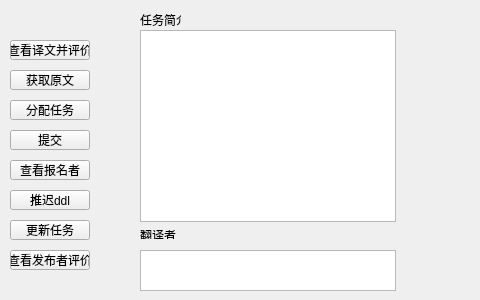
<?xml version="1.0" encoding="UTF-8"?>
<ui version="4.0">
 <class>user_ui_task</class>
 <widget class="QStackedWidget" name="user_ui_task">
  <property name="geometry">
   <rect>
    <x>0</x>
    <y>0</y>
    <width>480</width>
    <height>300</height>
   </rect>
  </property>
  <property name="windowTitle">
   <string>StackedWidget</string>
  </property>
  <property name="currentIndex">
   <number>1</number>
  </property>
  <widget class="QWidget" name="page_r">
   <widget class="QPushButton" name="pushButton_derive_r">
    <property name="geometry">
     <rect>
      <x>20</x>
      <y>80</y>
      <width>80</width>
      <height>20</height>
     </rect>
    </property>
    <property name="text">
     <string>获取原文</string>
    </property>
   </widget>
   <widget class="QPushButton" name="pushButton_modify_r">
    <property name="geometry">
     <rect>
      <x>20</x>
      <y>110</y>
      <width>80</width>
      <height>20</height>
     </rect>
    </property>
    <property name="text">
     <string>修改原文</string>
    </property>
   </widget>
   <widget class="QPushButton" name="pushButton_view_r">
    <property name="geometry">
     <rect>
      <x>20</x>
      <y>50</y>
      <width>80</width>
      <height>20</height>
     </rect>
    </property>
    <property name="text">
     <string>查看译文</string>
    </property>
   </widget>
   <widget class="QPushButton" name="pushButton_sure_r">
    <property name="geometry">
     <rect>
      <x>20</x>
      <y>170</y>
      <width>80</width>
      <height>20</height>
     </rect>
    </property>
    <property name="text">
     <string>确认完成</string>
    </property>
   </widget>
   <widget class="QPushButton" name="pushButton_view_signup_r">
    <property name="geometry">
     <rect>
      <x>20</x>
      <y>200</y>
      <width>80</width>
      <height>20</height>
     </rect>
    </property>
    <property name="text">
     <string>负责人报名</string>
    </property>
   </widget>
   <widget class="QPushButton" name="btn_delay_r">
    <property name="geometry">
     <rect>
      <x>20</x>
      <y>230</y>
      <width>80</width>
      <height>20</height>
     </rect>
    </property>
    <property name="text">
     <string>推迟ddl</string>
    </property>
   </widget>
   <widget class="QTextBrowser" name="textBrowser_subtitle_1">
    <property name="geometry">
     <rect>
      <x>140</x>
      <y>30</y>
      <width>256</width>
      <height>192</height>
     </rect>
    </property>
   </widget>
   <widget class="QLabel" name="label">
    <property name="geometry">
     <rect>
      <x>140</x>
      <y>10</y>
      <width>41</width>
      <height>20</height>
     </rect>
    </property>
    <property name="text">
     <string>任务简介</string>
    </property>
   </widget>
   <widget class="QLabel" name="label_2">
    <property name="geometry">
     <rect>
      <x>140</x>
      <y>230</y>
      <width>41</width>
      <height>9</height>
     </rect>
    </property>
    <property name="text">
     <string>翻译者</string>
    </property>
   </widget>
   <widget class="QTextBrowser" name="textBrowser_tran">
    <property name="geometry">
     <rect>
      <x>140</x>
      <y>250</y>
      <width>256</width>
      <height>41</height>
     </rect>
    </property>
   </widget>
   <widget class="QPushButton" name="pushButton_view_signu_r_re">
    <property name="geometry">
     <rect>
      <x>20</x>
      <y>140</y>
      <width>80</width>
      <height>20</height>
     </rect>
    </property>
    <property name="text">
     <string>审核者报名</string>
    </property>
   </widget>
   <widget class="QPushButton" name="pushButton_del">
    <property name="geometry">
     <rect>
      <x>20</x>
      <y>260</y>
      <width>80</width>
      <height>20</height>
     </rect>
    </property>
    <property name="text">
     <string>删除该任务</string>
    </property>
   </widget>
  </widget>
  <widget class="QWidget" name="page_c">
   <widget class="QPushButton" name="pushButton_c_view">
    <property name="geometry">
     <rect>
      <x>10</x>
      <y>40</y>
      <width>80</width>
      <height>20</height>
     </rect>
    </property>
    <property name="text">
     <string>查看译文并评价</string>
    </property>
   </widget>
   <widget class="QPushButton" name="pushButton_c_derive">
    <property name="geometry">
     <rect>
      <x>10</x>
      <y>70</y>
      <width>80</width>
      <height>20</height>
     </rect>
    </property>
    <property name="text">
     <string>获取原文</string>
    </property>
   </widget>
   <widget class="QPushButton" name="pushButton_c_submit">
    <property name="geometry">
     <rect>
      <x>10</x>
      <y>130</y>
      <width>80</width>
      <height>20</height>
     </rect>
    </property>
    <property name="text">
     <string>提交</string>
    </property>
   </widget>
   <widget class="QPushButton" name="pushButton_c_allco">
    <property name="geometry">
     <rect>
      <x>10</x>
      <y>100</y>
      <width>80</width>
      <height>20</height>
     </rect>
    </property>
    <property name="text">
     <string>分配任务</string>
    </property>
   </widget>
   <widget class="QPushButton" name="pushButton_view_singnup_c">
    <property name="geometry">
     <rect>
      <x>10</x>
      <y>160</y>
      <width>80</width>
      <height>20</height>
     </rect>
    </property>
    <property name="text">
     <string>查看报名者</string>
    </property>
   </widget>
   <widget class="QPushButton" name="btn_delay_c">
    <property name="geometry">
     <rect>
      <x>10</x>
      <y>190</y>
      <width>80</width>
      <height>20</height>
     </rect>
    </property>
    <property name="text">
     <string>推迟ddl</string>
    </property>
   </widget>
   <widget class="QTextBrowser" name="textBrowser_subtitle_2">
    <property name="geometry">
     <rect>
      <x>140</x>
      <y>30</y>
      <width>256</width>
      <height>192</height>
     </rect>
    </property>
   </widget>
   <widget class="QLabel" name="label_20">
    <property name="geometry">
     <rect>
      <x>140</x>
      <y>10</y>
      <width>41</width>
      <height>20</height>
     </rect>
    </property>
    <property name="text">
     <string>任务简介</string>
    </property>
   </widget>
   <widget class="QLabel" name="label_3">
    <property name="geometry">
     <rect>
      <x>140</x>
      <y>230</y>
      <width>41</width>
      <height>9</height>
     </rect>
    </property>
    <property name="text">
     <string>翻译者</string>
    </property>
   </widget>
   <widget class="QTextBrowser" name="textBrowser_tran_c">
    <property name="geometry">
     <rect>
      <x>140</x>
      <y>250</y>
      <width>256</width>
      <height>41</height>
     </rect>
    </property>
   </widget>
   <widget class="QPushButton" name="pushButton_update">
    <property name="geometry">
     <rect>
      <x>10</x>
      <y>220</y>
      <width>80</width>
      <height>20</height>
     </rect>
    </property>
    <property name="text">
     <string>更新任务</string>
    </property>
   </widget>
   <widget class="QPushButton" name="pushButton_3">
    <property name="geometry">
     <rect>
      <x>10</x>
      <y>250</y>
      <width>80</width>
      <height>20</height>
     </rect>
    </property>
    <property name="text">
     <string>查看发布者评价</string>
    </property>
   </widget>
  </widget>
  <widget class="QWidget" name="page">
   <widget class="QPushButton" name="btn_look_my_translation">
    <property name="geometry">
     <rect>
      <x>0</x>
      <y>70</y>
      <width>80</width>
      <height>20</height>
     </rect>
    </property>
    <property name="text">
     <string>我的译文</string>
    </property>
   </widget>
   <widget class="QPushButton" name="pushButton_view_o_t">
    <property name="geometry">
     <rect>
      <x>0</x>
      <y>100</y>
      <width>80</width>
      <height>20</height>
     </rect>
    </property>
    <property name="text">
     <string>查看原文</string>
    </property>
   </widget>
   <widget class="QPushButton" name="pushButton_t_tr">
    <property name="geometry">
     <rect>
      <x>0</x>
      <y>130</y>
      <width>80</width>
      <height>20</height>
     </rect>
    </property>
    <property name="text">
     <string>继续翻译</string>
    </property>
   </widget>
   <widget class="QPushButton" name="pushButton_t_submit">
    <property name="geometry">
     <rect>
      <x>0</x>
      <y>160</y>
      <width>80</width>
      <height>20</height>
     </rect>
    </property>
    <property name="text">
     <string>提交译文</string>
    </property>
   </widget>
   <widget class="QTextBrowser" name="textBrowser_subtitle_3">
    <property name="geometry">
     <rect>
      <x>140</x>
      <y>30</y>
      <width>256</width>
      <height>192</height>
     </rect>
    </property>
   </widget>
   <widget class="QLabel" name="label_4">
    <property name="geometry">
     <rect>
      <x>140</x>
      <y>10</y>
      <width>41</width>
      <height>20</height>
     </rect>
    </property>
    <property name="text">
     <string>任务简介</string>
    </property>
   </widget>
   <widget class="QPushButton" name="pushButton">
    <property name="geometry">
     <rect>
      <x>0</x>
      <y>190</y>
      <width>80</width>
      <height>20</height>
     </rect>
    </property>
    <property name="text">
     <string>查看负责人评价</string>
    </property>
   </widget>
   <widget class="QPushButton" name="pushButton_2">
    <property name="geometry">
     <rect>
      <x>0</x>
      <y>40</y>
      <width>80</width>
      <height>20</height>
     </rect>
    </property>
    <property name="text">
     <string>查看审核人评价</string>
    </property>
   </widget>
   <zorder>pushButton_t_tr</zorder>
   <zorder>btn_look_my_translation</zorder>
   <zorder>pushButton_view_o_t</zorder>
   <zorder>pushButton_t_submit</zorder>
   <zorder>textBrowser_subtitle_3</zorder>
   <zorder>label_4</zorder>
   <zorder>pushButton</zorder>
   <zorder>pushButton_2</zorder>
  </widget>
  <widget class="QWidget" name="page_re">
   <widget class="QPushButton" name="pushButton_view_o_t_2">
    <property name="geometry">
     <rect>
      <x>10</x>
      <y>80</y>
      <width>80</width>
      <height>20</height>
     </rect>
    </property>
    <property name="text">
     <string>查看原文</string>
    </property>
   </widget>
   <widget class="QPushButton" name="btn_look_my_translation_2">
    <property name="geometry">
     <rect>
      <x>10</x>
      <y>50</y>
      <width>80</width>
      <height>20</height>
     </rect>
    </property>
    <property name="text">
     <string>审核译文</string>
    </property>
   </widget>
   <widget class="QPushButton" name="btn_re_exit">
    <property name="geometry">
     <rect>
      <x>10</x>
      <y>110</y>
      <width>80</width>
      <height>20</height>
     </rect>
    </property>
    <property name="text">
     <string>查看评价</string>
    </property>
   </widget>
   <widget class="QTextBrowser" name="textBrowser_subtitle_4">
    <property name="geometry">
     <rect>
      <x>140</x>
      <y>30</y>
      <width>256</width>
      <height>192</height>
     </rect>
    </property>
   </widget>
   <widget class="QLabel" name="label_44">
    <property name="geometry">
     <rect>
      <x>140</x>
      <y>10</y>
      <width>41</width>
      <height>20</height>
     </rect>
    </property>
    <property name="text">
     <string>任务简介</string>
    </property>
   </widget>
  </widget>
 </widget>
 <resources/>
 <connections/>
</ui>
